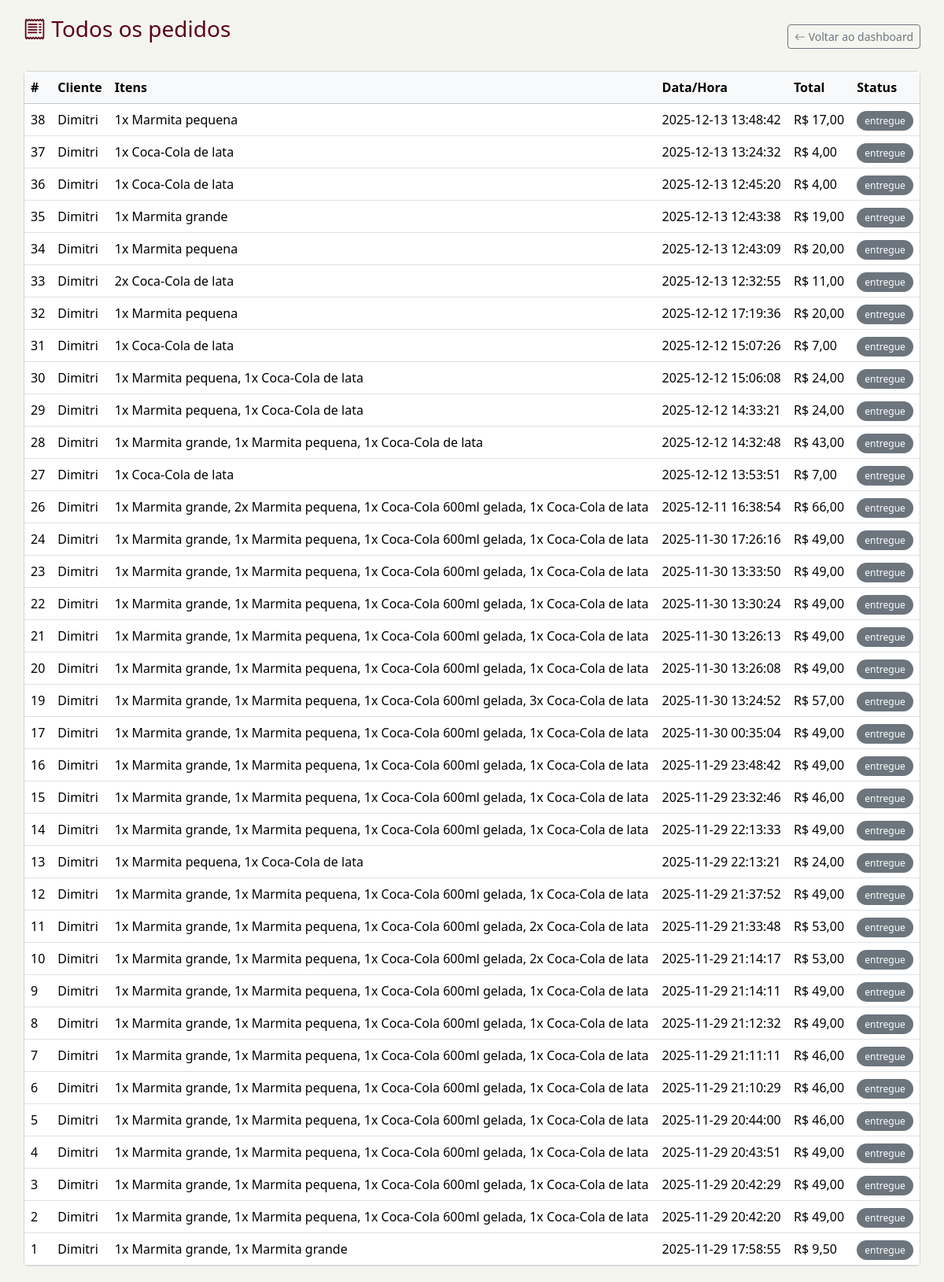
The page /admin/admin_pedidos.php (signed in) on the database its author committed.
### tables this page shows
CREATE TABLE IF NOT EXISTS `pedidos` (
  `id` int NOT NULL AUTO_INCREMENT,
  `id_cliente` int DEFAULT NULL,
  `data_pedido` timestamp NULL DEFAULT CURRENT_TIMESTAMP,
  `valor_total` decimal(10,2) NOT NULL,
  `status` varchar(20) DEFAULT 'pendente',
  `usuario_id` int DEFAULT NULL,
  `observacoes` text,
  PRIMARY KEY (`id`),
  KEY `id_cliente` (`id_cliente`),
  KEY `fk_pedidos_usuarios` (`usuario_id`)
);

CREATE TABLE IF NOT EXISTS `usuarios` (
  `id` int NOT NULL AUTO_INCREMENT,
  `nome` varchar(100) NOT NULL,
  `email` varchar(150) NOT NULL,
  `senha_hash` varchar(255) NOT NULL,
  `tipo` enum('admin','cliente') NOT NULL DEFAULT 'cliente',
  `token_recuperacao` varchar(255) DEFAULT NULL,
  `token_expira_em` datetime DEFAULT NULL,
  `cpf` varchar(14) DEFAULT NULL,
  `telefone` varchar(20) DEFAULT NULL,
  `endereco` varchar(255) DEFAULT NULL,
  `data_nascimento` date DEFAULT NULL,
  `codigo_verificacao` varchar(6) DEFAULT NULL,
  `email_verificado` int DEFAULT '0',
  PRIMARY KEY (`id`),
  UNIQUE KEY `email` (`email`)
);

### admin/admin_pedidos.php (the view, shortened to what this page needs)
<?php
require_once __DIR__ . '/../db.php';
$sql = "
    SELECT p.id,
           p.data_pedido,
           p.valor_total,
           p.status,
           u.nome AS cliente
    FROM pedidos p
    JOIN usuarios u ON u.id = p.id_cliente
    ORDER BY p.data_pedido DESC
";
$res = $conn->query($sql);
$pedidos = $res ? $res->fetch_all(MYSQLI_ASSOC) : [];
$itensPorPedido = [];
foreach ($pedidos as $p) {
    $idPedido = (int)$p['id'];
    $sqlItens = "
        SELECT pr.nome, ip.quantidade
        FROM itens_pedido ip
        JOIN produtos pr ON pr.id = ip.id_produto
        WHERE ip.id_pedido = $idPedido
    ";
    $rItens = $conn->query($sqlItens);
    $lista = [];
    if ($rItens) {
        while ($row = $rItens->fetch_assoc()) {
            $lista[] = $row['quantidade'] . 'x ' . $row['nome'];
        }
    }
    $itensPorPedido[$idPedido] = implode(', ', $lista);
}
?>
<!DOCTYPE html>
<html lang="pt-br">
<head>
  <link href="https://cdn.jsdelivr.net/npm/bootstrap@5.3.3/dist/css/bootstrap.min.css" rel="stylesheet">
  <link href="https://cdn.jsdelivr.net/npm/bootstrap-icons@1.11.3/font/bootstrap-icons.css" rel="stylesheet">
</head>
<body>
<div class="page-wrap">
  <div class="d-flex justify-content-between align-items-center mb-3">
    <h3 class="page-title"><i class="bi bi-receipt"></i> Todos os pedidos</h3>
    <a href="admin.php" class="btn btn-outline-secondary btn-sm">
      <i class="bi bi-arrow-left"></i> Voltar ao dashboard
    </a>
  </div>
  <div class="card">
    <div class="card-body p-0">
      <table class="table table-hover mb-0">
        <thead class="table-light">
          <tr>
            <th>#</th>
            <th>Cliente</th>
            <th>Itens</th>
            <th>Data/Hora</th>
            <th>Total</th>
            <th>Status</th>
          </tr>
        </thead>
        <tbody>
        <?php if (empty($pedidos)): ?>
          <tr><td colspan="6" class="text-center p-3">Nenhum pedido encontrado.</td></tr>
        <?php else: ?>
          <?php foreach ($pedidos as $p): ?>
            <tr>
              <td><?= (int)$p['id'] ?></td>
              <td><?= htmlspecialchars($p['cliente']) ?></td>
              <td><?= htmlspecialchars($itensPorPedido[(int)$p['id']] ?? '') ?></td>
              <td><?= htmlspecialchars($p['data_pedido']) ?></td>
              <td>R$ <?= number_format((float)$p['valor_total'],2,',','.') ?></td>
              <td>
                <span class="status-badge bg-secondary text-white">
                  <?= htmlspecialchars($p['status']) ?>
                </span>
              </td>
            </tr>
          <?php endforeach; ?>
        <?php endif; ?>
        </tbody>
      </table>
    </div>
  </div>
</div>
</body>
</html>

### admin/admin_pedidos.php (style rules this page uses)
body { background:#f5f5f0;font-family:'Poppins',system-ui,sans-serif; }
.page-wrap { padding:20px 30px; }
.page-title { color:#5a0018;margin-bottom:20px; }
.status-badge { border-radius:999px;padding:4px 10px;font-size:12px; }

### rows shown on the page
pedidos: id "38", usuario.nome "Dimitri", id "1x Marmita pequena", data_pedido "2025-12-13 13:48:42", valor_total "17,00", status "entregue"
pedidos: id "37", usuario.nome "Dimitri", id "1x Coca-Cola de lata", data_pedido "2025-12-13 13:24:32", valor_total "4,00", status "entregue"
pedidos: id "36", usuarios.nome "Dimitri", id "1x Coca-Cola de lata", data_pedido "2025-12-13 12:45:20", valor_total "4,00", status "entregue"
pedidos: id "35", usuario.nome "Dimitri", id "1x Marmita grande", data_pedido "2025-12-13 12:43:38", valor_total "19,00", status "entregue"
pedidos: id "34", usuario.nome "Dimitri", id "1x Marmita pequena", data_pedido "2025-12-13 12:43:09", valor_total "20,00", status "entregue"
pedidos: id "33", usuario.nome "Dimitri", id "2x Coca-Cola de lata", data_pedido "2025-12-13 12:32:55", valor_total "11,00", status "entregue"
pedidos: id "32", usuario.nome "Dimitri", id "1x Marmita pequena", data_pedido "2025-12-12 17:19:36", valor_total "20,00", status "entregue"
pedidos: id "31", usuarios.nome "Dimitri", id "1x Coca-Cola de lata", data_pedido "2025-12-12 15:07:26", valor_total "7,00", status "entregue"
pedidos: id "30", usuarios.nome "Dimitri", id "1x Marmita pequena, 1x Coca-Cola de lata", data_pedido "2025-12-12 15:06:08", valor_total "24,00", status "entregue"
pedidos: id "29", usuarios.nome "Dimitri", id "1x Marmita pequena, 1x Coca-Cola de lata", data_pedido "2025-12-12 14:33:21", valor_total "24,00", status "entregue"
pedidos: id "28", usuarios.nome "Dimitri", id "1x Marmita grande, 1x Marmita pequena, 1x Coca-Cola de lata", data_pedido "2025-12-12 14:32:48", valor_total "43,00", status "entregue"
pedidos: id "27", usuarios.nome "Dimitri", id "1x Coca-Cola de lata", data_pedido "2025-12-12 13:53:51", valor_total "7,00", status "entregue"
pedidos: id "26", usuarios.nome "Dimitri", id "1x Marmita grande, 2x Marmita pequena, 1x Coca-Cola 600ml gelada, 1x Coca-Cola de lata", data_pedido "2025-12-11 16:38:54", valor_total "66,00", status "entregue"
pedidos: id "24", usuarios.nome "Dimitri", id "1x Marmita grande, 1x Marmita pequena, 1x Coca-Cola 600ml gelada, 1x Coca-Cola de lata", data_pedido "2025-11-30 17:26:16", valor_total "49,00", status "entregue"
pedidos: id "23", usuarios.nome "Dimitri", id "1x Marmita grande, 1x Marmita pequena, 1x Coca-Cola 600ml gelada, 1x Coca-Cola de lata", data_pedido "2025-11-30 13:33:50", valor_total "49,00", status "entregue"
pedidos: id "22", usuarios.nome "Dimitri", id "1x Marmita grande, 1x Marmita pequena, 1x Coca-Cola 600ml gelada, 1x Coca-Cola de lata", data_pedido "2025-11-30 13:30:24", valor_total "49,00", status "entregue"
pedidos: id "21", usuarios.nome "Dimitri", id "1x Marmita grande, 1x Marmita pequena, 1x Coca-Cola 600ml gelada, 1x Coca-Cola de lata", data_pedido "2025-11-30 13:26:13", valor_total "49,00", status "entregue"
pedidos: id "20", usuarios.nome "Dimitri", id "1x Marmita grande, 1x Marmita pequena, 1x Coca-Cola 600ml gelada, 1x Coca-Cola de lata", data_pedido "2025-11-30 13:26:08", valor_total "49,00", status "entregue"
pedidos: id "19", usuarios.nome "Dimitri", id "1x Marmita grande, 1x Marmita pequena, 1x Coca-Cola 600ml gelada, 3x Coca-Cola de lata", data_pedido "2025-11-30 13:24:52", valor_total "57,00", status "entregue"
pedidos: id "17", usuarios.nome "Dimitri", id "1x Marmita grande, 1x Marmita pequena, 1x Coca-Cola 600ml gelada, 1x Coca-Cola de lata", data_pedido "2025-11-30 00:35:04", valor_total "49,00", status "entregue"
pedidos: id "16", usuarios.nome "Dimitri", id "1x Marmita grande, 1x Marmita pequena, 1x Coca-Cola 600ml gelada, 1x Coca-Cola de lata", data_pedido "2025-11-29 23:48:42", valor_total "49,00", status "entregue"
pedidos: id "15", usuarios.nome "Dimitri", id "1x Marmita grande, 1x Marmita pequena, 1x Coca-Cola 600ml gelada, 1x Coca-Cola de lata", data_pedido "2025-11-29 23:32:46", valor_total "46,00", status "entregue"
pedidos: id "14", usuarios.nome "Dimitri", id "1x Marmita grande, 1x Marmita pequena, 1x Coca-Cola 600ml gelada, 1x Coca-Cola de lata", data_pedido "2025-11-29 22:13:33", valor_total "49,00", status "entregue"
pedidos: id "13", usuarios.nome "Dimitri", id "1x Marmita pequena, 1x Coca-Cola de lata", data_pedido "2025-11-29 22:13:21", valor_total "24,00", status "entregue"
pedidos: id "12", usuarios.nome "Dimitri", id "1x Marmita grande, 1x Marmita pequena, 1x Coca-Cola 600ml gelada, 1x Coca-Cola de lata", data_pedido "2025-11-29 21:37:52", valor_total "49,00", status "entregue"
pedidos: id "11", usuarios.nome "Dimitri", id "1x Marmita grande, 1x Marmita pequena, 1x Coca-Cola 600ml gelada, 2x Coca-Cola de lata", data_pedido "2025-11-29 21:33:48", valor_total "53,00", status "entregue"
pedidos: id "10", usuarios.nome "Dimitri", id "1x Marmita grande, 1x Marmita pequena, 1x Coca-Cola 600ml gelada, 2x Coca-Cola de lata", data_pedido "2025-11-29 21:14:17", valor_total "53,00", status "entregue"
pedidos: id "9", usuarios.nome "Dimitri", id "1x Marmita grande, 1x Marmita pequena, 1x Coca-Cola 600ml gelada, 1x Coca-Cola de lata", data_pedido "2025-11-29 21:14:11", valor_total "49,00", status "entregue"
pedidos: id "8", usuarios.nome "Dimitri", id "1x Marmita grande, 1x Marmita pequena, 1x Coca-Cola 600ml gelada, 1x Coca-Cola de lata", data_pedido "2025-11-29 21:12:32", valor_total "49,00", status "entregue"
pedidos: id "7", usuarios.nome "Dimitri", id "1x Marmita grande, 1x Marmita pequena, 1x Coca-Cola 600ml gelada, 1x Coca-Cola de lata", data_pedido "2025-11-29 21:11:11", valor_total "46,00", status "entregue"
pedidos: id "6", usuarios.nome "Dimitri", id "1x Marmita grande, 1x Marmita pequena, 1x Coca-Cola 600ml gelada, 1x Coca-Cola de lata", data_pedido "2025-11-29 21:10:29", valor_total "46,00", status "entregue"
pedidos: id "5", usuarios.nome "Dimitri", id "1x Marmita grande, 1x Marmita pequena, 1x Coca-Cola 600ml gelada, 1x Coca-Cola de lata", data_pedido "2025-11-29 20:44:00", valor_total "46,00", status "entregue"
pedidos: id "4", usuarios.nome "Dimitri", id "1x Marmita grande, 1x Marmita pequena, 1x Coca-Cola 600ml gelada, 1x Coca-Cola de lata", data_pedido "2025-11-29 20:43:51", valor_total "49,00", status "entregue"
pedidos: id "3", usuarios.nome "Dimitri", id "1x Marmita grande, 1x Marmita pequena, 1x Coca-Cola 600ml gelada, 1x Coca-Cola de lata", data_pedido "2025-11-29 20:42:29", valor_total "49,00", status "entregue"
pedidos: id "2", usuarios.nome "Dimitri", id "1x Marmita grande, 1x Marmita pequena, 1x Coca-Cola 600ml gelada, 1x Coca-Cola de lata", data_pedido "2025-11-29 20:42:20", valor_total "49,00", status "entregue"
pedidos: id "1", usuarios.nome "Dimitri", id "1x Marmita grande, 1x Marmita grande", data_pedido "2025-11-29 17:58:55", valor_total "9,50", status "entregue"
